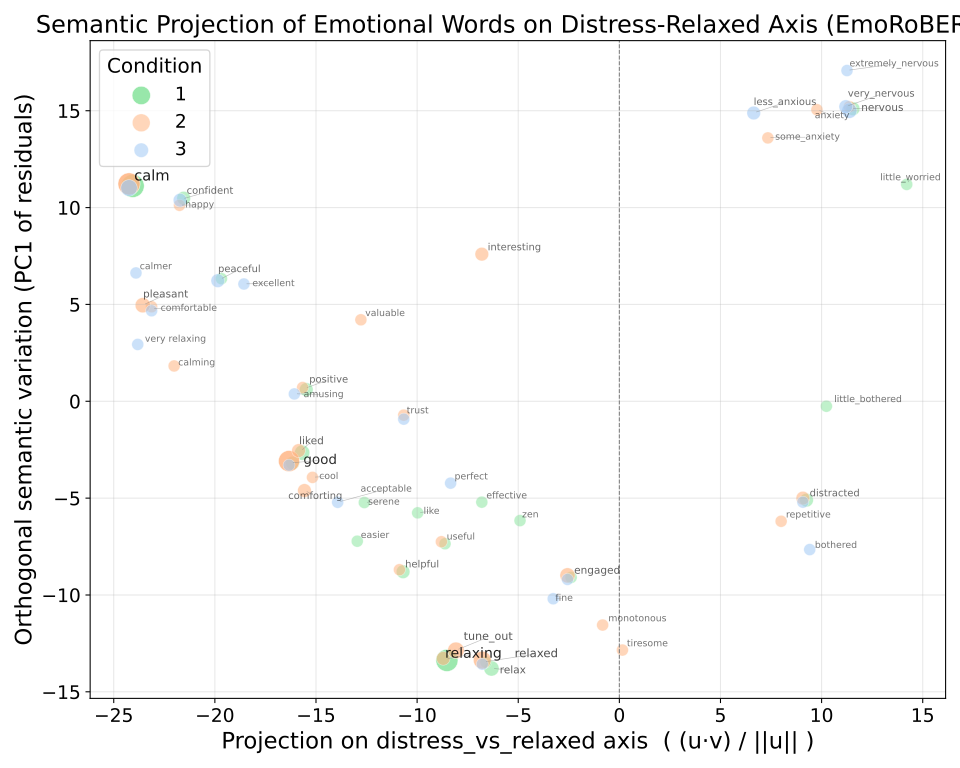

Write the Python code that produced this figure.
import ast
from pathlib import Path

import matplotlib.pyplot as plt
import numpy as np
import pandas as pd
from adjustText import adjust_text
from sentence_transformers import SentenceTransformer, models
from sklearn.decomposition import PCA


MODEL_ID = "j-hartmann/emotion-english-roberta-large"
BASE_DIR = Path(__file__).resolve().parent
PROJECT_DIR = BASE_DIR.parent.parent
DATA_DIR = PROJECT_DIR / "data"
OUTPUT_DIR = BASE_DIR
OUTPUT_DIR.mkdir(parents=True, exist_ok=True)


word_embedding_model = models.Transformer(MODEL_ID)
pooling_model = models.Pooling(
    word_embedding_model.get_word_embedding_dimension(),
    pooling_mode_mean_tokens=True
)
model = SentenceTransformer(modules=[word_embedding_model, pooling_model])


def encode_word(w: str) -> np.ndarray:
    if not isinstance(w, str):
        return model.encode(str(w))

    key = w.strip().lower()
    w = w.replace("_", " ")
    if key == "tune_out":
        w = "tune out and relax"
    elif key == "distracted":
        w = "distracted from worries"
    elif key in {"little_worried", "little worried"}:
        w = "a little worried"
    elif key in {"little_bothered", "little bothered"}:
        w = "a little bothered"

    return model.encode(w)


def get_semantic_subspace(pos_words, neg_words, encode_fn):
    pos_vecs = np.vstack([encode_fn(w) for w in pos_words])
    neg_vecs = np.vstack([encode_fn(w) for w in neg_words])

    a_vec = pos_vecs.mean(axis=0)
    b_vec = neg_vecs.mean(axis=0)
    diff_mat = np.array([p - n for p in pos_vecs for n in neg_vecs])
    diff_vec = diff_mat.mean(axis=0)
    return a_vec, b_vec, diff_vec


distress_words = [
    "distressed", "apprehensive", "anguish", "torment", "agitated"
]
relaxed_words = [
    "relieved", "comforted", "soothed", "reassured", "at ease"
]

a_vec, b_vec, distress_relaxed_axis = get_semantic_subspace(
    distress_words,
    relaxed_words,
    encode_word
)

axis_vec = distress_relaxed_axis
axis_norm = np.linalg.norm(axis_vec)

probe_words = [
    "worried",
    "little worried",
    "a little worried",
    "slightly worried",
    "a bit worried",
    "somewhat worried",
    "mildly worried",
    "anxious",
    "less anxious",
    "slightly anxious",
    "somewhat anxious",
    "a bit anxious",
    "some anxiety",
    "a little bothered",
    "very nervous",
    "extremely nervous",
    "calm",
    "relaxed"
]


def semantic_projection(word, axis_vec, axis_norm, encode_fn):
    v = encode_fn(word)
    if axis_norm == 0:
        return np.nan
    return float(axis_vec @ v / axis_norm)


print("\nProbe word projections on the distress-relaxed axis:")
for probe_word in probe_words:
    probe_score = semantic_projection(probe_word, axis_vec, axis_norm, encode_word)
    print(f"{probe_word:15s} {probe_score: .4f}")


def remove_not_words(cell):
    if isinstance(cell, list):
        return [w for w in cell if isinstance(w, str) and not w.startswith("not_")]
    if isinstance(cell, str):
        try:
            words = ast.literal_eval(cell)
            if isinstance(words, list):
                return [w for w in words if isinstance(w, str) and not w.startswith("not_")]
        except Exception:
            return []
    return []


def process_trial_single_axis(word_list, axis_vec, axis_norm, encode_fn):
    word_projs = []
    for w in word_list:
        if not isinstance(w, str):
            continue
        proj = semantic_projection(w, axis_vec, axis_norm, encode_fn)
        word_projs.append({"word": w, "projection": proj})

    if not word_projs:
        return {"word_projections": [], "mean_projection": np.nan}

    return {
        "word_projections": word_projs,
        "mean_projection": float(np.mean([wp["projection"] for wp in word_projs]))
    }


df = pd.read_csv(DATA_DIR / "emotion_words_checked.csv")
df_t = pd.read_csv(DATA_DIR / "Flow_current.csv")

df["ID"] = df["ID"].astype(str)
df_t["ID"] = df_t["ID"].astype(str)
df_t.columns = df_t.columns.str.strip()
condition_col = "Exp_Condition" if "Exp_Condition" in df_t.columns else "Exp_Condition "
merged = df.merge(df_t[["ID", condition_col]], on="ID", how="left")
merged["text"] = merged["text"].apply(remove_not_words)

word_level_rows = []
participant_level_rows = []

for _, row in merged.iterrows():
    participant_id = row["ID"]
    condition = row[condition_col]
    word_list = row["text"]

    if not word_list:
        continue

    result = process_trial_single_axis(word_list, axis_vec, axis_norm, encode_word)

    for wp in result["word_projections"]:
        word_level_rows.append({
            "Participant": participant_id,
            "condition": condition,
            "word": wp["word"],
            "projection_fear_vs_calm": wp["projection"]
        })

    participant_level_rows.append({
        "Participant": participant_id,
        "condition": condition,
        "mean_projection_fear_vs_calm": result["mean_projection"],
        "word_list": str(word_list)
    })


word_level_df = pd.DataFrame(word_level_rows).dropna(subset=["condition"])
participant_level_df = pd.DataFrame(participant_level_rows).dropna(subset=["condition"])
word_level_df.to_csv(OUTPUT_DIR / "semantic_projection_emoroberta.csv", index=False)
participant_level_df.to_csv(OUTPUT_DIR / "semantic_projection_emoroberta_mean.csv", index=False)


data_for_plot = merged.dropna(subset=[condition_col]).copy()

all_words = []
all_vecs = []
all_conditions = []
embedding_cache = {}

for _, row in data_for_plot.iterrows():
    condition = row[condition_col]
    word_list = row["text"]
    if not word_list:
        continue
    for w in word_list:
        if not isinstance(w, str):
            continue
        if w not in embedding_cache:
            embedding_cache[w] = encode_word(w)
        all_words.append(w)
        all_vecs.append(embedding_cache[w])
        all_conditions.append(condition)

if not all_vecs:
    raise ValueError("No words with embeddings found for plotting.")

all_vecs = np.vstack(all_vecs)
axis_unit = axis_vec / axis_norm
x_coord = (all_vecs @ axis_vec) / axis_norm
proj_along_unit = all_vecs @ axis_unit
residuals = all_vecs - np.outer(proj_along_unit, axis_unit)
y_coord = PCA(n_components=1).fit_transform(residuals).ravel()

plot_df = pd.DataFrame({
    "word": all_words,
    "condition": all_conditions,
    "x": x_coord,
    "y": y_coord
})

plot_df = (
    plot_df.groupby(["word", "condition"], as_index=False)
    .agg(
        x=("x", "mean"),
        y=("y", "mean"),
        frequency=("word", "size")
    )
)

freq_min = plot_df["frequency"].min()
freq_max = plot_df["frequency"].max()
if freq_max == freq_min:
    plot_df["point_size"] = 80
    plot_df["label_size"] = 8
    plot_df["alpha"] = 0.75
else:
    freq_scaled = (plot_df["frequency"] - freq_min) / (freq_max - freq_min)
    plot_df["point_size"] = 80 + 220 * freq_scaled
    plot_df["label_size"] = 7 + 4 * freq_scaled
    plot_df["alpha"] = 0.55 + 0.35 * freq_scaled

unique_conditions = sorted(plot_df["condition"].unique())
condition_angles = np.linspace(0, 2 * np.pi, num=len(unique_conditions), endpoint=False)
condition_offsets = {
    cond: (0.12 * np.cos(angle), 0.12 * np.sin(angle))
    for cond, angle in zip(unique_conditions, condition_angles)
}
cond_colors = {
    "1": "#8de5a1",
    "2": "#ffb482",
    "3": "#a1c9f4"
}
plot_df["x_plot"] = plot_df["x"]
plot_df["y_plot"] = plot_df.apply(lambda row: row["y"] + condition_offsets[row["condition"]][1], axis=1)
plot_df.to_csv(OUTPUT_DIR / "semantic_projection_emoroberta_plot_points.csv", index=False)

plt.figure(figsize=(10, 8))
for cond in unique_conditions:
    cond_df = plot_df[plot_df["condition"] == cond]
    plt.scatter(
        cond_df["x_plot"],
        cond_df["y_plot"],
        s=cond_df["point_size"],
        color=cond_colors.get(str(cond), "#999999"),
        alpha=cond_df["alpha"],
        label=str(cond),
        edgecolor="white",
        linewidth=0.4
    )

label_df = (
    plot_df.groupby("word", as_index=False)
    .agg(
        x_plot=("x_plot", "mean"),
        y_plot=("y_plot", "mean"),
        label_size=("label_size", "max"),
        alpha=("alpha", "max")
    )
)
label_df.to_csv(OUTPUT_DIR / "semantic_projection_emoroberta_plot_labels.csv", index=False)

texts = []
for _, row in label_df.iterrows():
    texts.append(
        plt.text(
            row["x_plot"] + 0.01,
            row["y_plot"] + 0.01,
            row["word"],
            fontsize=row["label_size"],
            alpha=row["alpha"]
        )
    )

adjust_text(
    texts,
    x=label_df["x_plot"].to_numpy(),
    y=label_df["y_plot"].to_numpy(),
    arrowprops=dict(arrowstyle="-", color="gray", lw=0.5, alpha=0.5),
    expand_points=(1.1, 1.2),
    expand_text=(1.05, 1.2)
)

plt.axvline(0, color="gray", linewidth=0.8, linestyle="--")
plt.title("Semantic Projection of Emotional Words on Distress-Relaxed Axis (EmoRoBERTa)", fontsize=18)
plt.xlabel("Projection on distress_vs_relaxed axis  ( (u·v) / ||u|| )", fontsize=17)
plt.ylabel("Orthogonal semantic variation (PC1 of residuals)", fontsize=17)
plt.xticks(fontsize=14)
plt.yticks(fontsize=14)
plt.legend(title="Condition", title_fontsize=15, fontsize=14)
plt.grid(True, alpha=0.3)
plt.tight_layout()
plt.savefig(OUTPUT_DIR / "semantic_projection_emoroberta.pdf", format="pdf")
plt.savefig(OUTPUT_DIR / "semantic_projection_emoroberta.svg", format="svg")
plt.show()
